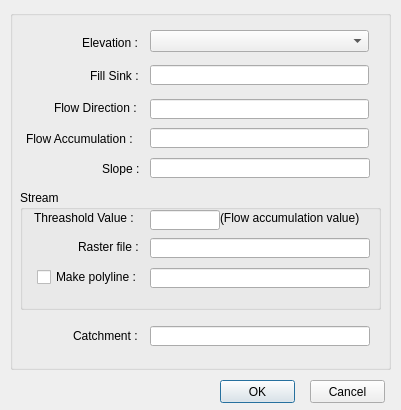
<?xml version="1.0" encoding="UTF-8"?>
<ui version="4.0">
 <class>WatershedDialogBase</class>
 <widget class="QDialog" name="WatershedDialogBase">
  <property name="geometry">
   <rect>
    <x>0</x>
    <y>0</y>
    <width>401</width>
    <height>410</height>
   </rect>
  </property>
  <property name="sizePolicy">
   <sizepolicy hsizetype="Preferred" vsizetype="Preferred">
    <horstretch>0</horstretch>
    <verstretch>0</verstretch>
   </sizepolicy>
  </property>
  <property name="windowTitle">
   <string>Batch Processor</string>
  </property>
  <widget class="QPushButton" name="btnOK">
   <property name="geometry">
    <rect>
     <x>220</x>
     <y>380</y>
     <width>75</width>
     <height>23</height>
    </rect>
   </property>
   <property name="text">
    <string>OK</string>
   </property>
  </widget>
  <widget class="QPushButton" name="btnCancel">
   <property name="geometry">
    <rect>
     <x>310</x>
     <y>380</y>
     <width>75</width>
     <height>23</height>
    </rect>
   </property>
   <property name="text">
    <string>Cancel</string>
   </property>
  </widget>
  <widget class="QGroupBox" name="groupBox_3">
   <property name="geometry">
    <rect>
     <x>10</x>
     <y>10</y>
     <width>381</width>
     <height>360</height>
    </rect>
   </property>
   <property name="title">
    <string/>
   </property>
   <widget class="QLineEdit" name="txtFill">
    <property name="geometry">
     <rect>
      <x>140</x>
      <y>55</y>
      <width>219</width>
      <height>20</height>
     </rect>
    </property>
   </widget>
   <widget class="QLabel" name="label_2">
    <property name="geometry">
     <rect>
      <x>80</x>
      <y>60</y>
      <width>56</width>
      <height>12</height>
     </rect>
    </property>
    <property name="text">
     <string>Fill Sink : </string>
    </property>
   </widget>
   <widget class="QComboBox" name="cmbLayer">
    <property name="geometry">
     <rect>
      <x>140</x>
      <y>20</y>
      <width>219</width>
      <height>22</height>
     </rect>
    </property>
   </widget>
   <widget class="QLabel" name="label">
    <property name="geometry">
     <rect>
      <x>72</x>
      <y>25</y>
      <width>101</width>
      <height>16</height>
     </rect>
    </property>
    <property name="text">
     <string>Elevation : </string>
    </property>
   </widget>
   <widget class="QLabel" name="label_5">
    <property name="geometry">
     <rect>
      <x>44</x>
      <y>92</y>
      <width>130</width>
      <height>12</height>
     </rect>
    </property>
    <property name="text">
     <string>Flow Direction : </string>
    </property>
   </widget>
   <widget class="QLineEdit" name="txtFD">
    <property name="geometry">
     <rect>
      <x>140</x>
      <y>89</y>
      <width>219</width>
      <height>20</height>
     </rect>
    </property>
   </widget>
   <widget class="QLabel" name="label_7">
    <property name="geometry">
     <rect>
      <x>16</x>
      <y>123</y>
      <width>150</width>
      <height>12</height>
     </rect>
    </property>
    <property name="text">
     <string>Flow Accumulation : </string>
    </property>
   </widget>
   <widget class="QLineEdit" name="txtFAC">
    <property name="geometry">
     <rect>
      <x>140</x>
      <y>118</y>
      <width>219</width>
      <height>20</height>
     </rect>
    </property>
   </widget>
   <widget class="QLabel" name="label_8">
    <property name="geometry">
     <rect>
      <x>92</x>
      <y>153</y>
      <width>56</width>
      <height>12</height>
     </rect>
    </property>
    <property name="text">
     <string>Slope : </string>
    </property>
   </widget>
   <widget class="QLineEdit" name="txtSlope">
    <property name="geometry">
     <rect>
      <x>140</x>
      <y>148</y>
      <width>220</width>
      <height>20</height>
     </rect>
    </property>
   </widget>
   <widget class="QGroupBox" name="groupBox">
    <property name="geometry">
     <rect>
      <x>10</x>
      <y>180</y>
      <width>361</width>
      <height>120</height>
     </rect>
    </property>
    <property name="title">
     <string>Stream</string>
    </property>
    <widget class="QLineEdit" name="txtCellValue">
     <property name="geometry">
      <rect>
       <x>130</x>
       <y>20</y>
       <width>70</width>
       <height>20</height>
      </rect>
     </property>
    </widget>
    <widget class="QLabel" name="label_4">
     <property name="geometry">
      <rect>
       <x>14</x>
       <y>20</y>
       <width>120</width>
       <height>16</height>
      </rect>
     </property>
     <property name="text">
      <string>Threashold Value : </string>
     </property>
    </widget>
    <widget class="QLabel" name="label_6">
     <property name="geometry">
      <rect>
       <x>200</x>
       <y>20</y>
       <width>150</width>
       <height>16</height>
      </rect>
     </property>
     <property name="text">
      <string>(Flow accumulation value)</string>
     </property>
    </widget>
    <widget class="QLineEdit" name="txtStream">
     <property name="geometry">
      <rect>
       <x>130</x>
       <y>48</y>
       <width>220</width>
       <height>20</height>
      </rect>
     </property>
    </widget>
    <widget class="QLabel" name="label_9">
     <property name="geometry">
      <rect>
       <x>58</x>
       <y>51</y>
       <width>70</width>
       <height>12</height>
      </rect>
     </property>
     <property name="text">
      <string>Raster file : </string>
     </property>
    </widget>
    <widget class="QCheckBox" name="chkStream">
     <property name="enabled">
      <bool>true</bool>
     </property>
     <property name="geometry">
      <rect>
       <x>17</x>
       <y>79</y>
       <width>110</width>
       <height>16</height>
      </rect>
     </property>
     <property name="text">
      <string>Make polyline : </string>
     </property>
    </widget>
    <widget class="QLineEdit" name="txtStreamVector">
     <property name="enabled">
      <bool>true</bool>
     </property>
     <property name="geometry">
      <rect>
       <x>130</x>
       <y>78</y>
       <width>220</width>
       <height>20</height>
      </rect>
     </property>
     <property name="readOnly">
      <bool>false</bool>
     </property>
    </widget>
   </widget>
   <widget class="QLineEdit" name="txtCatchment">
    <property name="geometry">
     <rect>
      <x>140</x>
      <y>316</y>
      <width>220</width>
      <height>20</height>
     </rect>
    </property>
   </widget>
   <widget class="QLabel" name="lblCatchment">
    <property name="geometry">
     <rect>
      <x>63</x>
      <y>320</y>
      <width>80</width>
      <height>12</height>
     </rect>
    </property>
    <property name="text">
     <string>Catchment : </string>
    </property>
   </widget>
  </widget>
 </widget>
 <resources/>
 <connections/>
</ui>
